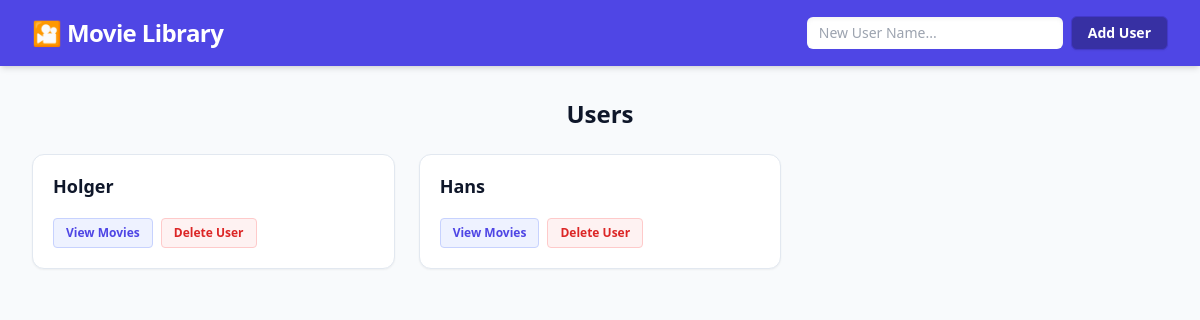
The app's page /, older data.
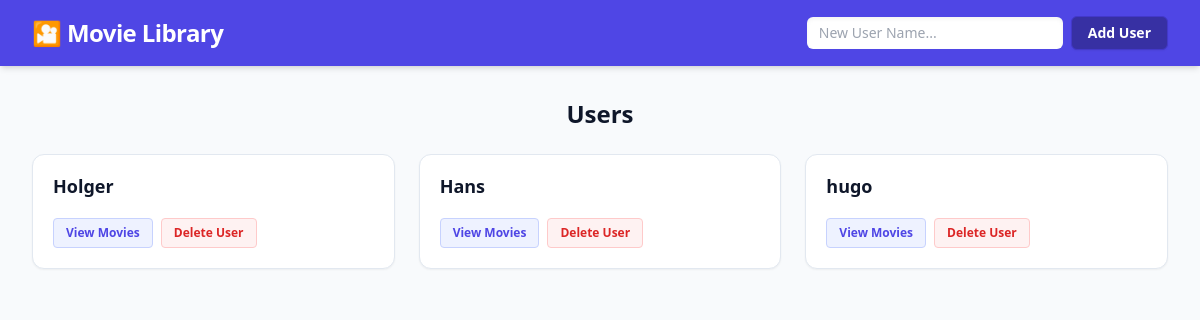
The same page, newer data.
### models.py (models this page shows)
class User(db.Model):
    __tablename__ = 'users'
    id = db.Column(db.Integer, primary_key=True, autoincrement=True)
    name = db.Column(db.String(100), unique=True, nullable=False)

### app.py (the view)
@app.route('/')
def index():
    users = []
    try:
        users = data_manager.get_users()
    except Exception as e:
        db.session.rollback()
        flash(f"Error getting users: {str(e)}", "error")
    return render_template('index.html', users=users)

### data_manager.py (called while the page is built)
    def get_users(self):
        return User.query.all()

### templates/index.html (shortened to what this page needs)
{% extends "base.html" %}
{% block nav_buttons %}
  <form action="{{ url_for('add_user') }}" method="POST" class="flex items-center gap-2">
    <input type="text" id="name" name="name" placeholder="New User Name..." required
           class="w-48 md:w-64 border-0 rounded-md px-3 py-1.5 text-sm text-slate-900 focus:ring-2 focus:ring-indigo-300 outline-none transition-all shadow-inner">
    <button type="submit"
            class="bg-indigo-800 hover:bg-indigo-900 text-white text-sm font-semibold py-1.5 px-4 rounded-md transition-colors shadow-sm whitespace-nowrap border border-indigo-700">
      Add User
    </button>
  </form>
{% endblock %}
{% block content %}
  <h2 class="text-2xl font-bold text-slate-900 mb-6 text-center">Users</h2>
  <div class="grid grid-cols-1 md:grid-cols-2 lg:grid-cols-3 gap-6">
    {% for user in users %}
    <div class="bg-white rounded-xl shadow-sm border border-slate-200 p-5 flex gap-5 transition-transform duration-200 hover:-translate-y-1 hover:shadow-md group">
      <div class="flex flex-col flex-grow">
        <h3 class="text-lg font-bold text-slate-900 leading-tight mb-1">{{ user.name }}</h3>
        <div class="mt-auto flex flex-wrap gap-2 pt-4">
            <form action="{{ url_for('show_movies', user_id=user.id) }}">
            <button type="submit"
                    class="text-xs font-semibold text-indigo-600 bg-indigo-50 hover:bg-indigo-100 border border-indigo-200 px-3 py-1.5 rounded transition-colors">
              View Movies
            </button>
            </form>
            <form action="/users/{{ user.id }}/delete" method="GET" class="flex-1">
            <button type="submit"
                    class="text-xs font-semibold text-red-600 bg-red-50 hover:bg-red-100 border border-red-200 px-3 py-1.5 rounded transition-colors">
              Delete User
            </button>
          </form>
        </div>
      </div>
    </div>
    {% else %}
      <div class="col-span-full bg-white rounded-xl shadow-sm border border-slate-200 p-12 text-center">
        <div class="text-4xl mb-4">📭</div>
          <p class="text-slate-500 mb-6">No Users available yet.</p>
      </div>
    {% endfor %}
  </div>
{% endblock %}

Row changes from the older to the newer data that the page shows:
added User: name "hugo"
